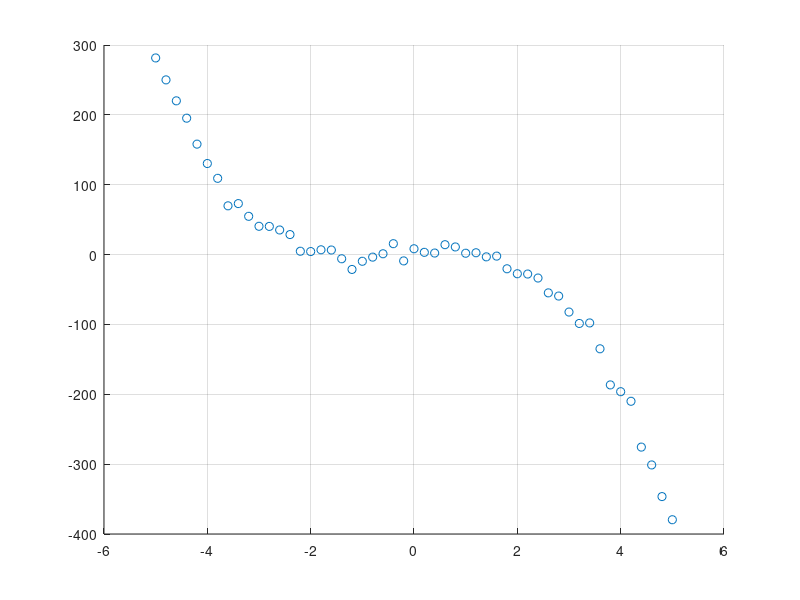

Source code (MATLAB): (Note: this script raises an error after producing the figure.)
%w8i.m polynomial regression (with 3rd order function) 
clear all; close all, clc

%generate a random function to fit 4TH order function.
%Create a nonlinear function to use polynomial regression 
x=-5:0.2:5;
y=-3*x.^3-2*x.^2+7*x+1-9*randn(size(x));
figure(1), scatter(x,y,'r*'),hold on, grid on

%try with linear regression first
y_lrm = fitlm(x,y)
y_conf_int=coefCI(y_lrm)
y_pValue=coefTest(y_lrm)

%y value obtained by linear equation
y_fitted=y_lrm.Fitted; 
plot(x, y_fitted, 'b'), hold off
title(['Scatter plot and fitted line using OLR. R-Square= ',...
    num2str(y_lrm.Rsquared.Ordinary)])

%try with 2nd order polynomial regression
[coeff2, S_err2] = polyfit(x,y,2) 
%generate some different x values 
x_new=min(x)-1:0.2:max(x)+1; 
%obtain the estimated value
[y_hat2, delta2]=polyval(coeff2,x_new,S_err2);

%check whether 50% of predictons inside y_hat+-delta
figure(2), plot(x,y,'k*')
hold on, 
plot(x_new, y_hat2,'r-')
plot(x_new,y_hat2+delta2,'b--',x_new,y_hat2-delta2,'b--')
grid on
title('Plot of Data (Points) and Model (Line) - 2nd order')
legend('Data','Linear Fit','y+-delta','Location','north')
hold off

%try with 3rd order polynomial regression
[coeff3, S_err3] = polyfit(x,y,3) 
%obtain the estimated value
[y_hat3, delta3]=polyval(coeff3,x_new,S_err3);

%check whether 50% of predictons inside y_hat+-delta
figure(3), plot(x,y,'k*')
hold on, 
plot(x_new, y_hat3,'r-')
plot(x_new,y_hat3+delta3,'b--',x_new,y_hat3-delta3,'b--')
grid on
title('Plot of Data (Points) and Model (Line) - 3rd order')
legend('Data','Linear Fit','y+-delta','Location','north')
hold off

